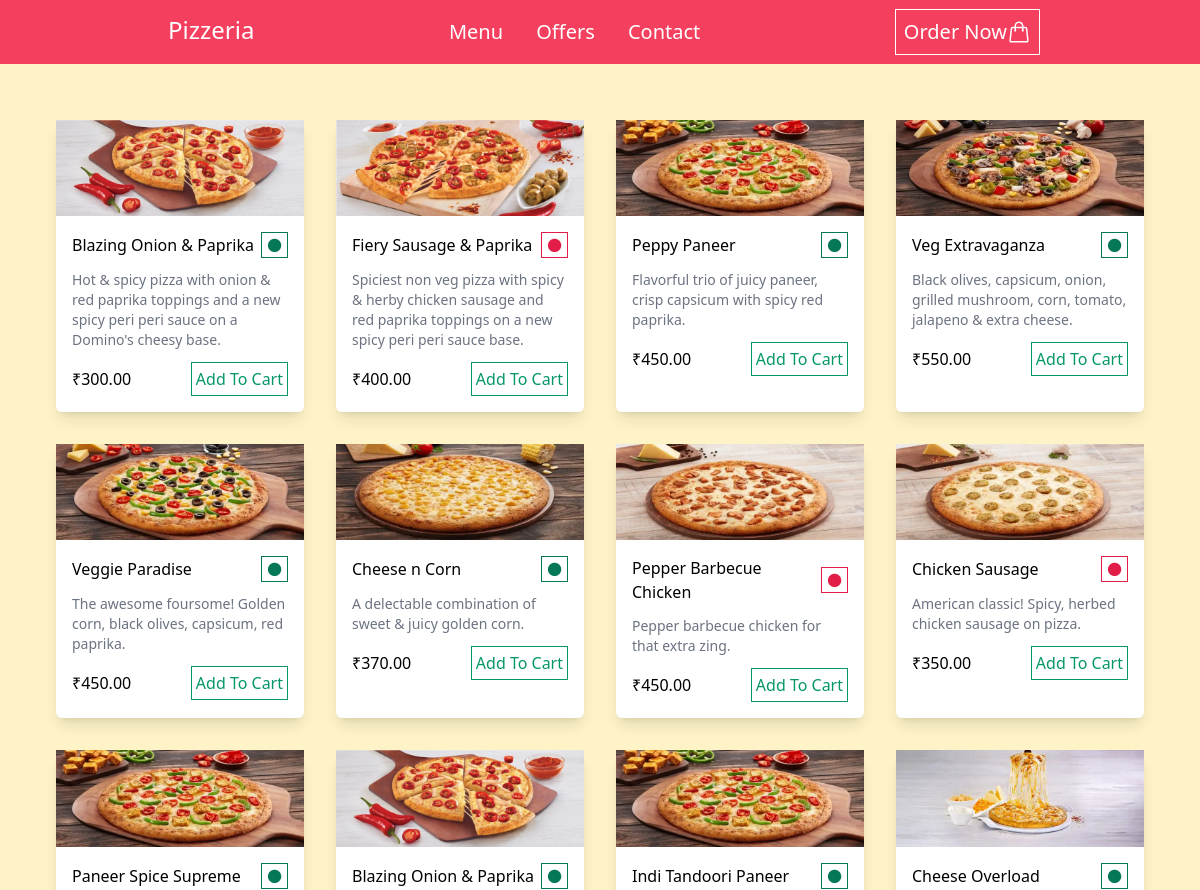
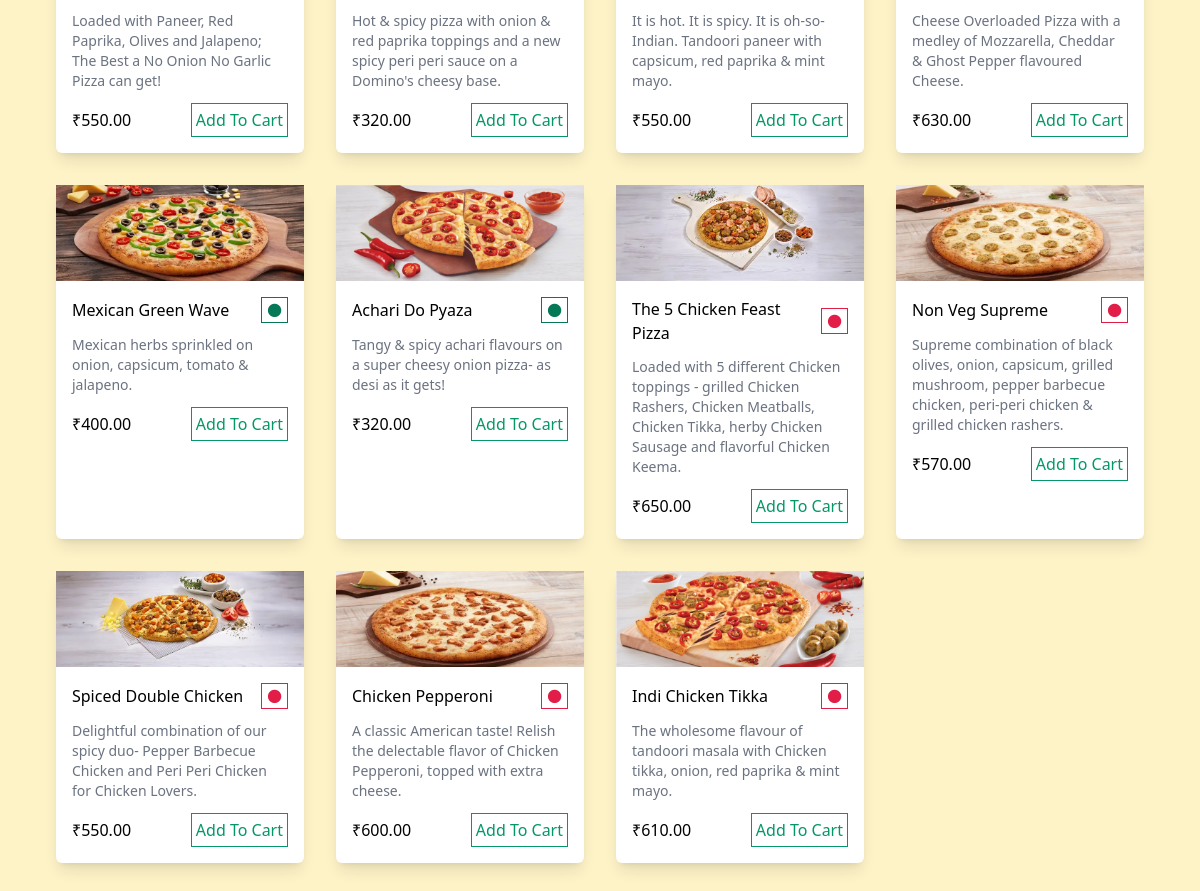
The page / on the database its author committed (2 pictures, top to bottom).
### orders/models.py (models this page shows)
class BaseModel(models.Model):
    uid = models.UUIDField(default=uuid.uuid4, editable=False, primary_key=True)
    created_at = models.DateTimeField(default=timezone.now)
    updated_at = models.DateTimeField(default=timezone.now)
    class Meta:
        abstract = True

class Pizza(BaseModel):
    CATEGORY_CHOICE = [
        ('Veg', 'Veg'), ('Non-Veg', 'Non-Veg')
    ]
    name = models.CharField(max_length=100)
    description = models.TextField()
    pizza_image = models.ImageField(upload_to="pizza_image/", null=True)
    category = models.CharField(max_length=20, choices=CATEGORY_CHOICE)
    price = models.DecimalField(max_digits=6, decimal_places=2)
    available = models.BooleanField(default=True)

### orders/views.py (the view)
# urls.py: path('', index, name='index'),  # Pass the view function without parentheses
def index(request):
    menu = Pizza.objects.all()
    return render(request, 'index.html', {'menu':menu})

### templates/index.html (shortened to what this page needs)
{% extends 'base.html' %}
{% block main %}
<div class="grid grid-cols-2 md:grid-cols-4 gap-5  md:gap-8 m-4 md:m-6">
  {% for m in menu %}
      <div class="bg-white shadow-lg rounded-md">
        <img src="{{ m.pizza_image.url }}" alt="">
        <div class="p-4">
          <div class="flex justify-between items-center">
            <a href="{% url 'pizza_detail' m.uid %}" class="hover:text-amber-500"><h3 class="font-medium">{{ m.name }}</h3></a>
            <button class="cursor-text border px-1 {% if m.category == 'Veg' %}border-emerald-700{% else %}border-rose-600{% endif %}"><i class="ri-circle-fill {% if m.category == 'Veg' %}text-emerald-700{% else %}text-rose-600{% endif %} "></i></button>
          </div>
          <p class="text-gray-500 mt-3 text-sm">{{ m.description }}</p>
          <div class="mt-3 flex justify-between items-center">
            <p class="font-medium">₹{{ m.price }}</p>
            <a href="{% url 'add_item_cart' m.uid %}"><button class="border border-emerald-600 p-1 text-emerald-600 hover:bg-emerald-600 hover:text-white">Add To Cart</button></a>
          </div>
        </div>
      </div>
      {% endfor %}
  </div>
{% endblock %}

### theme/templates/base.html (shortened to what this page needs)
{% load static tailwind_tags %}
<!DOCTYPE html>
<html lang="en">
	<head>
		<link href="https://cdn.jsdelivr.net/npm/remixicon@4.3.0/fonts/remixicon.css" rel="stylesheet"/>
		{% tailwind_css %}
	</head>
	<body class="bg-amber-100">
		<nav class="bg-rose-500 flex items-center justify-between h-16 px-12 md:px-40 md:text-xl text-white">
			<div class="left flex">
				<a href=""><h4 class="hidden md:block ml-2 text-2xl font-medium">Pizzeria</h4></a>
			</div>
			<div class="middle space-x-4 md:space-x-7">
				<a href="{% url 'index' %}">Menu</a>
				<a href="">Offers</a>
				<a href="">Contact</a>
			</div>
			<div class="right">
				{% if request.user.is_authenticated %}
				    <div class="flex items-center">
						<a href="{% url 'cart_view' %}" class="text-2xl"><i class="ri-shopping-cart-2-line"></i></a>
						<a href="{% url 'user_account' %}"><button class="ml-2 flex items-center border p-2 gap-1 border-white hover:bg-amber-400">
							<svg xmlns="http://www.w3.org/2000/svg" fill="none" viewBox="0 0 24 24" stroke-width="1.5" stroke="currentColor" class="size-6">
								<path stroke-linecap="round" stroke-linejoin="round" d="M17.982 18.725A7.488 7.488 0 0 0 12 15.75a7.488 7.488 0 0 0-5.982 2.975m11.963 0a9 9 0 1 0-11.963 0m11.963 0A8.966 8.966 0 0 1 12 21a8.966 8.966 0 0 1-5.982-2.275M15 9.75a3 3 0 1 1-6 0 3 3 0 0 1 6 0Z" />
							</svg>
							My Account
						</button></a>
					</div>
				{% else %}
					<a href="{% url 'customer_register' %}"><button class="flex items-center border p-2 border-white hover:bg-emerald-500">Order Now
					</button>
					</a>
				{% endif %}
			</div>
		</nav>
		<main class="p-8">
			{% block main %}  {% endblock %}
		</main>
	</body>
</html>

### rows shown on the page
Pizza: pizza_image (picture), name "Blazing Onion & Paprika", description "Hot & spicy pizza with onion & red paprika toppings and a new spicy peri peri sauce on a Domino's cheesy base.", price "300.00"
Pizza: pizza_image (picture), name "Fiery Sausage & Paprika", description "Spiciest non veg pizza with spicy & herby chicken sausage and red paprika toppings on a new spicy peri peri sauce base.", price "400.00"
Pizza: pizza_image (picture), name "Peppy Paneer", description "Flavorful trio of juicy paneer, crisp capsicum with spicy red paprika.", price "450.00"
Pizza: pizza_image (picture), name "Veg Extravaganza", description "Black olives, capsicum, onion, grilled mushroom, corn, tomato, jalapeno & extra cheese.", price "550.00"
Pizza: pizza_image (picture), name "Veggie Paradise", description "The awesome foursome! Golden corn, black olives, capsicum, red paprika.", price "450.00"
Pizza: pizza_image (picture), name "Cheese n Corn", description "A delectable combination of sweet & juicy golden corn.", price "370.00"
Pizza: pizza_image (picture), name "Pepper Barbecue Chicken", description "Pepper barbecue chicken for that extra zing.", price "450.00"
Pizza: pizza_image (picture), name "Chicken Sausage", description "American classic! Spicy, herbed chicken sausage on pizza.", price "350.00"
Pizza: pizza_image (picture), name "Paneer Spice Supreme", description "Loaded with Paneer, Red Paprika, Olives and Jalapeno; The Best a No Onion No Garlic Pizza can get!", price "550.00"
Pizza: pizza_image (picture), name "Blazing Onion & Paprika", description "Hot & spicy pizza with onion & red paprika toppings and a new spicy peri peri sauce on a Domino's cheesy base.", price "320.00"
Pizza: pizza_image (picture), name "Indi Tandoori Paneer", description "It is hot. It is spicy. It is oh-so-Indian. Tandoori paneer with capsicum, red paprika & mint mayo.", price "550.00"
Pizza: pizza_image (picture), name "Cheese Overload", description "Cheese Overloaded Pizza with a medley of Mozzarella, Cheddar & Ghost Pepper flavoured Cheese.", price "630.00"
Pizza: pizza_image (picture), name "Mexican Green Wave", description "Mexican herbs sprinkled on onion, capsicum, tomato & jalapeno.", price "400.00"
Pizza: pizza_image (picture), name "Achari Do Pyaza", description "Tangy & spicy achari flavours on a super cheesy onion pizza- as desi as it gets!", price "320.00"
Pizza: pizza_image (picture), name "The 5 Chicken Feast Pizza", description "Loaded with 5 different Chicken toppings - grilled Chicken Rashers, Chicken Meatballs, Chicken Tikka, herby Chicken Sausage and flavorful Chicken Keema.", price "650.00"
Pizza: pizza_image (picture), name "Non Veg Supreme", description "Supreme combination of black olives, onion, capsicum, grilled mushroom, pepper barbecue chicken, peri-peri chicken & grilled chicken rashers.", price "570.00"
Pizza: pizza_image (picture), name "Spiced Double Chicken", description "Delightful combination of our spicy duo- Pepper Barbecue Chicken and Peri Peri Chicken for Chicken Lovers.", price "550.00"
Pizza: pizza_image (picture), name "Chicken Pepperoni", description "A classic American taste! Relish the delectable flavor of Chicken Pepperoni, topped with extra cheese.", price "600.00"
Pizza: pizza_image (picture), name "Indi Chicken Tikka", description "The wholesome flavour of tandoori masala with Chicken tikka, onion, red paprika & mint mayo.", price "610.00"
